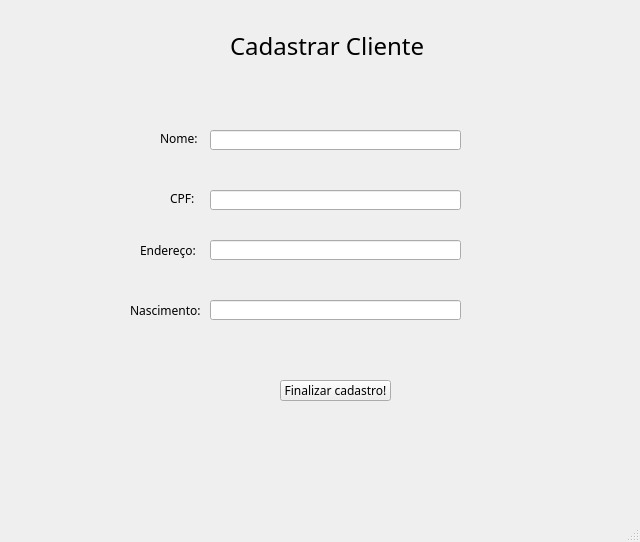
<?xml version="1.0" encoding="UTF-8"?>
<ui version="4.0">
 <class>MainWindow</class>
 <widget class="QMainWindow" name="MainWindow">
  <property name="geometry">
   <rect>
    <x>0</x>
    <y>0</y>
    <width>640</width>
    <height>542</height>
   </rect>
  </property>
  <property name="windowTitle">
   <string>MainWindow</string>
  </property>
  <widget class="QWidget" name="centralwidget">
   <widget class="QLabel" name="label">
    <property name="geometry">
     <rect>
      <x>230</x>
      <y>30</y>
      <width>211</width>
      <height>31</height>
     </rect>
    </property>
    <property name="font">
     <font>
      <family>Lucida Sans Unicode</family>
      <pointsize>18</pointsize>
     </font>
    </property>
    <property name="text">
     <string>Cadastrar Cliente</string>
    </property>
   </widget>
   <widget class="QLineEdit" name="lineEdit">
    <property name="geometry">
     <rect>
      <x>210</x>
      <y>130</y>
      <width>251</width>
      <height>20</height>
     </rect>
    </property>
   </widget>
   <widget class="QLabel" name="label_2">
    <property name="geometry">
     <rect>
      <x>160</x>
      <y>130</y>
      <width>41</width>
      <height>16</height>
     </rect>
    </property>
    <property name="font">
     <font>
      <family>Lucida Sans Unicode</family>
     </font>
    </property>
    <property name="text">
     <string>Nome:</string>
    </property>
   </widget>
   <widget class="QLabel" name="label_3">
    <property name="geometry">
     <rect>
      <x>170</x>
      <y>190</y>
      <width>31</width>
      <height>16</height>
     </rect>
    </property>
    <property name="font">
     <font>
      <family>Lucida Sans Unicode</family>
     </font>
    </property>
    <property name="text">
     <string>CPF:</string>
    </property>
   </widget>
   <widget class="QLineEdit" name="lineEdit_2">
    <property name="geometry">
     <rect>
      <x>210</x>
      <y>190</y>
      <width>251</width>
      <height>20</height>
     </rect>
    </property>
   </widget>
   <widget class="QLabel" name="label_4">
    <property name="geometry">
     <rect>
      <x>140</x>
      <y>240</y>
      <width>61</width>
      <height>20</height>
     </rect>
    </property>
    <property name="font">
     <font>
      <family>Lucida Sans Unicode</family>
     </font>
    </property>
    <property name="text">
     <string>Endereço:</string>
    </property>
   </widget>
   <widget class="QLineEdit" name="lineEdit_3">
    <property name="geometry">
     <rect>
      <x>210</x>
      <y>240</y>
      <width>251</width>
      <height>20</height>
     </rect>
    </property>
   </widget>
   <widget class="QLabel" name="label_5">
    <property name="geometry">
     <rect>
      <x>130</x>
      <y>300</y>
      <width>71</width>
      <height>21</height>
     </rect>
    </property>
    <property name="font">
     <font>
      <family>Lucida Sans Unicode</family>
     </font>
    </property>
    <property name="text">
     <string>Nascimento:</string>
    </property>
   </widget>
   <widget class="QLineEdit" name="lineEdit_4">
    <property name="geometry">
     <rect>
      <x>210</x>
      <y>300</y>
      <width>251</width>
      <height>20</height>
     </rect>
    </property>
   </widget>
   <widget class="QPushButton" name="pushButton">
    <property name="geometry">
     <rect>
      <x>280</x>
      <y>380</y>
      <width>111</width>
      <height>21</height>
     </rect>
    </property>
    <property name="font">
     <font>
      <family>Lucida Sans Unicode</family>
     </font>
    </property>
    <property name="text">
     <string>Finalizar cadastro!</string>
    </property>
   </widget>
  </widget>
  <widget class="QMenuBar" name="menubar">
   <property name="geometry">
    <rect>
     <x>0</x>
     <y>0</y>
     <width>640</width>
     <height>21</height>
    </rect>
   </property>
  </widget>
  <widget class="QStatusBar" name="statusbar"/>
 </widget>
 <resources/>
 <connections/>
</ui>
